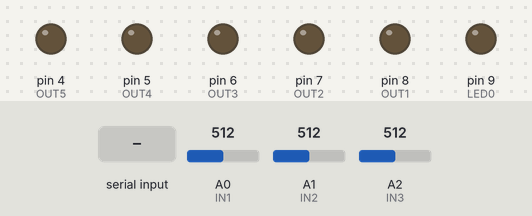
The sketch below on a simulated Arduino Uno, built with avr-gcc and run on an emulated ATmega328P. Shown: output pins drawn as LEDs (lit = HIGH). Inputs (shaded band) come from the test bench; at power-on: A0 (IN1) = 512, A1 (IN2) = 512, A2 (IN3) = 512. What the sketch prints to the serial monitor is not drawn.

Above: at 1.2 s.
1.3 s: "Q" received over Serial
At 3.1 s:
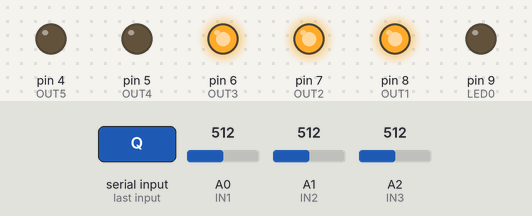
4.3 s: "Q" received over Serial
At 6.0 s:
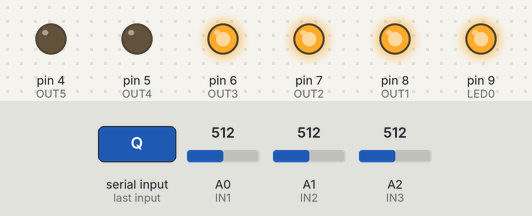
At 10.2 s:
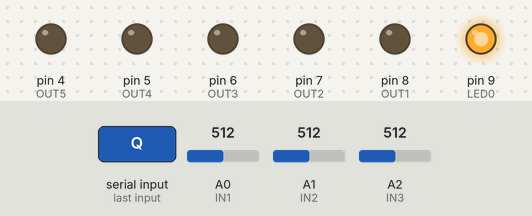
10.3 s: "P" received over Serial
Timing chart, 0 to 13.8 s (numbered marks = the images above; inputs shaded):
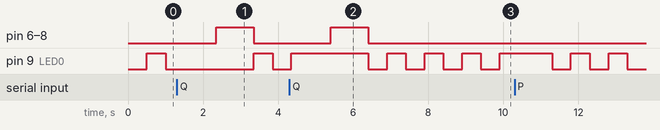

Measured:
- after the input at 1.3 s, pin 6 (OUT3), pin 7 (OUT2), pin 8 (OUT1): LOW → HIGH after 1.1 s, → LOW 1.0 s later
- after the input at 4.3 s, pin 6 (OUT3), pin 7 (OUT2), pin 8 (OUT1): LOW → HIGH after 1.1 s, → LOW 1.0 s later
- by itself, pin 9 (LED0): repeats every 1.0 s: LOW 0.50 s, HIGH 0.50 s

The sketch:

BarrierGate.ino
```cpp
/**
 * REFERENSI :
 *
 */
#include <TimedAction.h>

// Input signal
#define IN1 A0 // loop1
#define IN2 A1 // tombol tiket
#define IN3 A2 // loop2
#define IN4 A3

// Output
#define OUT1 8
#define OUT2 7
#define OUT3 6
#define OUT4 5
#define OUT5 4

// Wiegan Card 125KHz
#define WD0 2
#define WD1 3

// LED POWER BLINK
#define LED0 9

int led_flag = false;

// Sensitifity Sensor Input
// Max 1024
#define SENSITIFITY_SENSOR 1022

void setup() {
  // Serial
  Serial.begin(9600);

  // Set output
  pinMode(OUT1, OUTPUT);
  pinMode(OUT2, OUTPUT);
  pinMode(OUT3, OUTPUT);
  pinMode(OUT4, OUTPUT);
  pinMode(OUT5, OUTPUT);

  pinMode(LED0, OUTPUT);
}

void start(String a) {

  if(a.length() > 0) {
    if(a == "Q") {
      digitalWrite(OUT1,HIGH);
      digitalWrite(OUT2,HIGH);
      digitalWrite(OUT3,HIGH);
      delay(1000);
      digitalWrite(OUT1,LOW);
      digitalWrite(OUT2,LOW);
      digitalWrite(OUT3,LOW);
    } else if(a == "P") {
      Serial.print("X");
    }
  }

  // read analog input
  int AV1 = analogRead(IN1);
  int AV2 = analogRead(IN2);
  int AV3 = analogRead(IN3);

  bool An1 = false;
  bool An2 = false;
  bool An3 = false;

  // Input sensor dengan ground
  // optocouple PC817
  if(AV1 == 0) {
    An1 = true;
  }
  if(AV2 == 0) {
    An2 = true;
  }
  if(AV3 == 0) {
    An3 = true;
  }

  // loop1(0),tombol(1),loop2(1)
  if((An1 == true) && (An2 == false) && (An3 == false)) {
    Serial.print("A");
  }
  // loop1(1),tombol(0),loop2(1)
  if((An1 == false) && (An2 == true) && (An3 == false)) {
    Serial.print("C");
  }
  // loop1(1),tombol(1),loop2(0)
  if((An1 == false) && (An2 == false) && (An3 == true)) {
    Serial.print("E");
  }
  // loop1(1),tombol(1),loop2(1)
  if((An1 == false) && (An2 == false) && (An3 == false)) {
    Serial.print("R");
  }
}

void receiveSerial() {
  String a = "";
  while(Serial.available()) {
      a = Serial.readString();// read the incoming data as string
  }
  a.trim(); // REMOVE WHITESPACES FROM STRING
  Serial.print(a);
  start(a);
}

void ledCtrl() {
  if(!led_flag) {
    digitalWrite(LED0,HIGH);
    led_flag = true;
  } else {
    digitalWrite(LED0,LOW);
    led_flag = false;
  }
}

TimedAction t_ReceiveSerial = TimedAction(150,receiveSerial);
TimedAction t_LedCtrl = TimedAction(500,ledCtrl);

void loop() {
  t_ReceiveSerial.check();
  t_LedCtrl.check();
}
```
